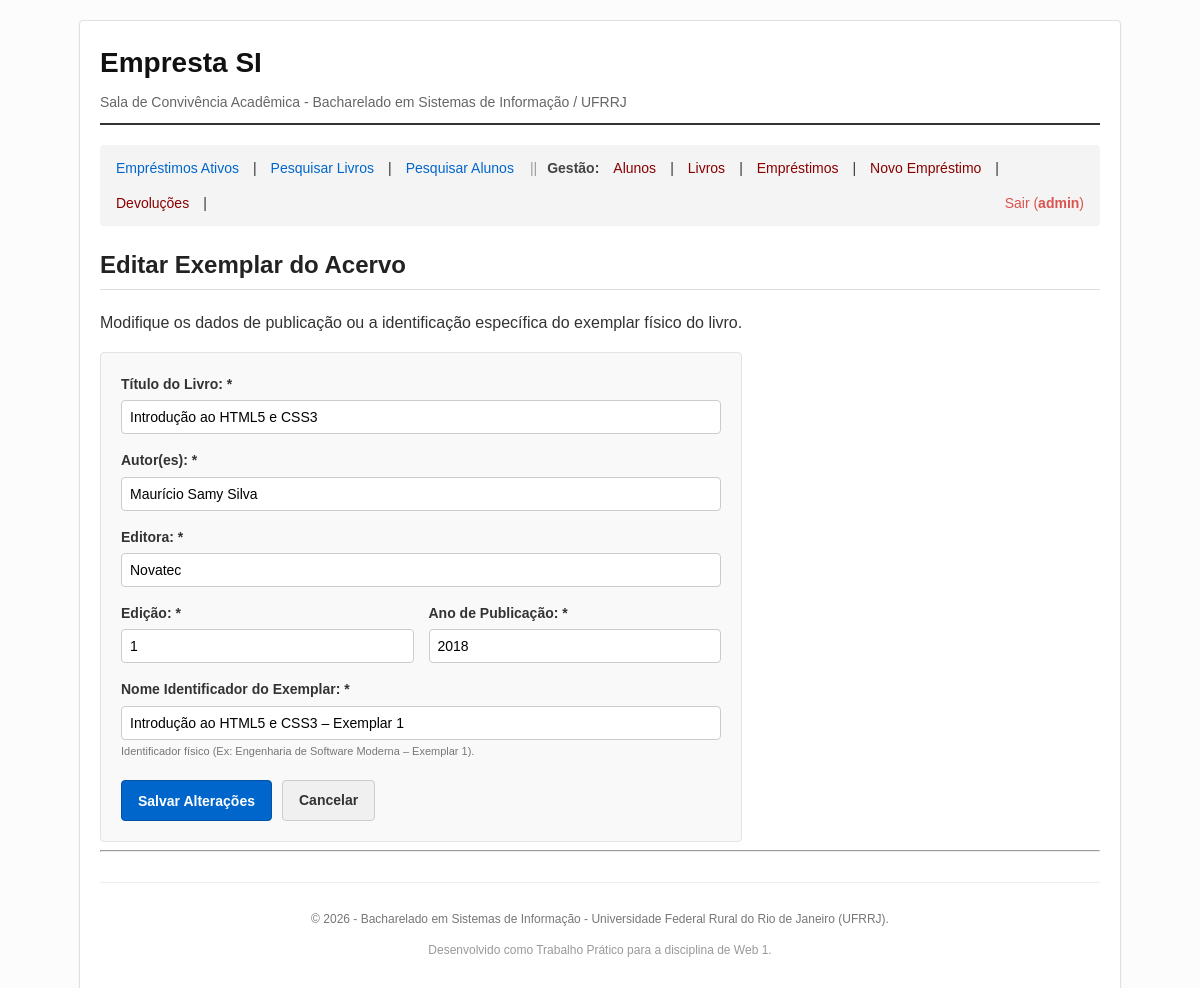
Screenshot of /public/livro.php?acao=editar&id=1 (signed in) with the database file from the repository.
### tables this page shows
CREATE TABLE IF NOT EXISTS `Livro` (
    `id` INT AUTO_INCREMENT PRIMARY KEY,
    `titulo` VARCHAR(255) NOT NULL,
    `autores` TEXT NOT NULL,
    `editora` VARCHAR(100) NOT NULL,
    `edicao` INT NOT NULL,
    `ano_publicacao` YEAR NOT NULL,
    `exemplar` VARCHAR(255) NOT NULL,
    `alugado` TINYINT DEFAULT 0  
);

### controllers/LivroController.php (called while the page is built, shortened)
<?php
class LivroController {
    private $livroModel;
    public function __construct() {
        $this->livroModel = new Livro();
    }
    public function editar() {
        $id = filter_input(INPUT_GET, 'id', FILTER_VALIDATE_INT);
        $livro = $this->livroModel->buscarPorId($id);
        $erro = '';
        if ($_SERVER['REQUEST_METHOD'] === 'POST') {
            $dados = [
                'titulo' => trim($_POST['titulo'] ?? ''),
                'autores' => trim($_POST['autores'] ?? ''),
                'editora' => trim($_POST['editora'] ?? ''),
                'edicao' => filter_input(INPUT_POST, 'edicao', FILTER_VALIDATE_INT),
                'ano_publicacao' => filter_input(INPUT_POST, 'ano_publicacao', FILTER_VALIDATE_INT),
                'exemplar' => trim($_POST['exemplar'] ?? ''),
                'alugado' => $livro['alugado']
            ];
            $anoAtual = (int)date('Y');
            if (empty($dados['titulo']) || empty($dados['autores']) || empty($dados['editora']) || !$dados['edicao'] || !$dados['ano_publicacao'] || empty($dados['exemplar'])) {
                $erro = 'Todos os campos devem ser preenchidos com valores válidos.';
            } elseif ($dados['edicao'] <= 0) {
                $erro = 'A edição deve ser um número inteiro maior que zero.';
            } elseif ($dados['ano_publicacao'] < 1500 || $dados['ano_publicacao'] > $anoAtual + 1) {
                $erro = 'O ano de publicação informado é inválido.';
            }
            if (empty($erro)) {
                try {
                    if ($this->livroModel->atualizar($id, $dados)) {
                        $_SESSION['flash_sucesso'] = 'Exemplar de livro atualizado com sucesso!';
                        header('Location: livro.php?acao=listar');
                        exit;
                    }
                } catch (PDOException $e) {
                    $erro = 'Erro no banco de dados: ' . $e->getMessage();
                }
            }
        } else {
            $dados = $livro;
        }
        require_once __DIR__ . '/../views/livro/editar.php';
    }
}

### config/config.php (called while the page is built, shortened)
<?php
spl_autoload_register(function ($className) {
    $directories = [
        __DIR__ . '/../models/',
        __DIR__ . '/../controllers/',
        __DIR__ . '/'
    ];
    foreach ($directories as $directory) {
        $file = $directory . $className . '.php';
        if (file_exists($file)) {
            return;
        }
    }
});

### config/Database.php (called while the page is built, shortened)
<?php
class Database {
    private static $conexao = null;
    public static function getConnection() {
        if (self::$conexao === null) {
            try {
                $dsn = "mysql:host=" . DB_HOST . ";port=" . DB_PORT . ";dbname=" . DB_NAME . ";charset=" . DB_CHARSET;
                $options = [
                    PDO::ATTR_ERRMODE            => PDO::ERRMODE_EXCEPTION,
                    PDO::ATTR_DEFAULT_FETCH_MODE => PDO::FETCH_ASSOC,
                    PDO::ATTR_EMULATE_PREPARES   => false,
                ];
                self::$conexao = new PDO($dsn, DB_USER, DB_PASS, $options);
            } catch (PDOException $e) {
                die("Falha na conexão com o banco de dados: " . $e->getMessage());
            }
        }
        return self::$conexao;
    }
}

### models/Livro.php (called while the page is built, shortened)
<?php
class Livro {
    private $db;
    public function __construct() {
        $this->db = Database::getConnection();
    }
    public function buscarPorId($id) {
        $sql = "SELECT * FROM Livro WHERE id = :id";
        $stmt = $this->db->prepare($sql);
        $stmt->execute([':id' => $id]);
        return $stmt->fetch();
    }
}

### views/livro/editar.php (the view, shortened to what this page needs)
<?php
require_once __DIR__ . '/../layout/header.php';
require_once __DIR__ . '/../layout/nav.php';
?>
<div class="content-box">
    <h2>Editar Exemplar do Acervo</h2>
    <p>Modifique os dados de publicação ou a identificação específica do exemplar físico do livro.</p>
    <form action="livro.php?acao=editar&id=<?php echo $livro['id']; ?>" method="POST" id="formLivro" class="basic-form">
        <div class="form-group">
            <label for="titulo">Título do Livro: *</label>
            <input type="text" id="titulo" name="titulo" value="<?php echo htmlspecialchars($dados['titulo'] ?? ''); ?>" required maxlength="255">
        </div>
        <div class="form-group">
            <label for="autores">Autor(es): *</label>
            <input type="text" id="autores" name="autores" value="<?php echo htmlspecialchars($dados['autores'] ?? ''); ?>" required>
        </div>
        <div class="form-group">
            <label for="editora">Editora: *</label>
            <input type="text" id="editora" name="editora" value="<?php echo htmlspecialchars($dados['editora'] ?? ''); ?>" required maxlength="100">
        </div>
        <div class="form-row-double">
            <div class="form-group">
                <label for="edicao">Edição: *</label>
                <input type="number" id="edicao" name="edicao" value="<?php echo htmlspecialchars($dados['edicao'] ?? ''); ?>" required min="1">
            </div>
            <div class="form-group">
                <label for="ano_publicacao">Ano de Publicação: *</label>
                <input type="number" id="ano_publicacao" name="ano_publicacao" value="<?php echo htmlspecialchars($dados['ano_publicacao'] ?? ''); ?>" required min="1500" max="<?php echo date('Y') + 1; ?>">
            </div>
        </div>
        <div class="form-group">
            <label for="exemplar">Nome Identificador do Exemplar: *</label>
            <input type="text" id="exemplar" name="exemplar" value="<?php echo htmlspecialchars($dados['exemplar'] ?? ''); ?>" required maxlength="255">
            <small class="form-help">Identificador físico (Ex: Engenharia de Software Moderna – Exemplar 1).</small>
        </div>
        <div class="form-actions">
            <button type="submit" class="btn btn-primary">Salvar Alterações</button>
            <a href="livro.php?acao=listar" class="btn btn-secondary">Cancelar</a>
        </div>
    </form>
</div>
<?php
require_once __DIR__ . '/../layout/footer.php';
?>

### public/assets/css/style.css (style rules this page uses)
body { font-family: Arial, Helvetica, sans-serif; line-height: 1.6; color: #333; background-color: #fcfcfc; margin: 0; padding: 0; }
h2 { color: #222; border-bottom: 1px solid #ddd; padding-bottom: 5px; margin-top: 0; }
.basic-form { background-color: #f9f9f9; padding: 20px; border: 1px solid #e3e3e3; border-radius: 4px; max-width: 600px; margin-top: 15px; }
.form-group { margin-bottom: 15px; }
.form-group label { display: block; font-weight: bold; margin-bottom: 5px; font-size: 14px; }
.form-group input[type="text"], .form-group input[type="password"], .form-group input[type="email"], .form-group input[type="number"], .form-group select { width: 100%; padding: 8px; box-sizing: border-box; border: 1px solid #ccc; border-radius: 4px; font-size: 14px; }
.form-row-double { display: flex; gap: 15px; }
.form-row-double .form-group { flex: 1; }
.form-help { display: block; font-size: 11px; color: #777; margin-top: 3px; }
.form-actions { margin-top: 20px; display: flex; gap: 10px; }
.btn { display: inline-block; padding: 8px 16px; font-size: 14px; font-weight: bold; text-align: center; text-decoration: none; border-radius: 4px; border: 1px solid transparent; cursor: pointer; }
.btn-primary { background-color: #0066cc; color: #ffffff; border-color: #0052a3; }
.btn-secondary { background-color: #f0f0f0; color: #333333; border-color: #cccccc; }

### rows the page displays
livro: titulo "Introdução ao HTML5 e CSS3", autores "Maurício Samy Silva", editora "Novatec", edicao "1", ano_publicacao "2018", exemplar "Introdução ao HTML5 e CSS3 – Exemplar 1"

### other values shown
$_SESSION['gestor_usuario'] "admin"
